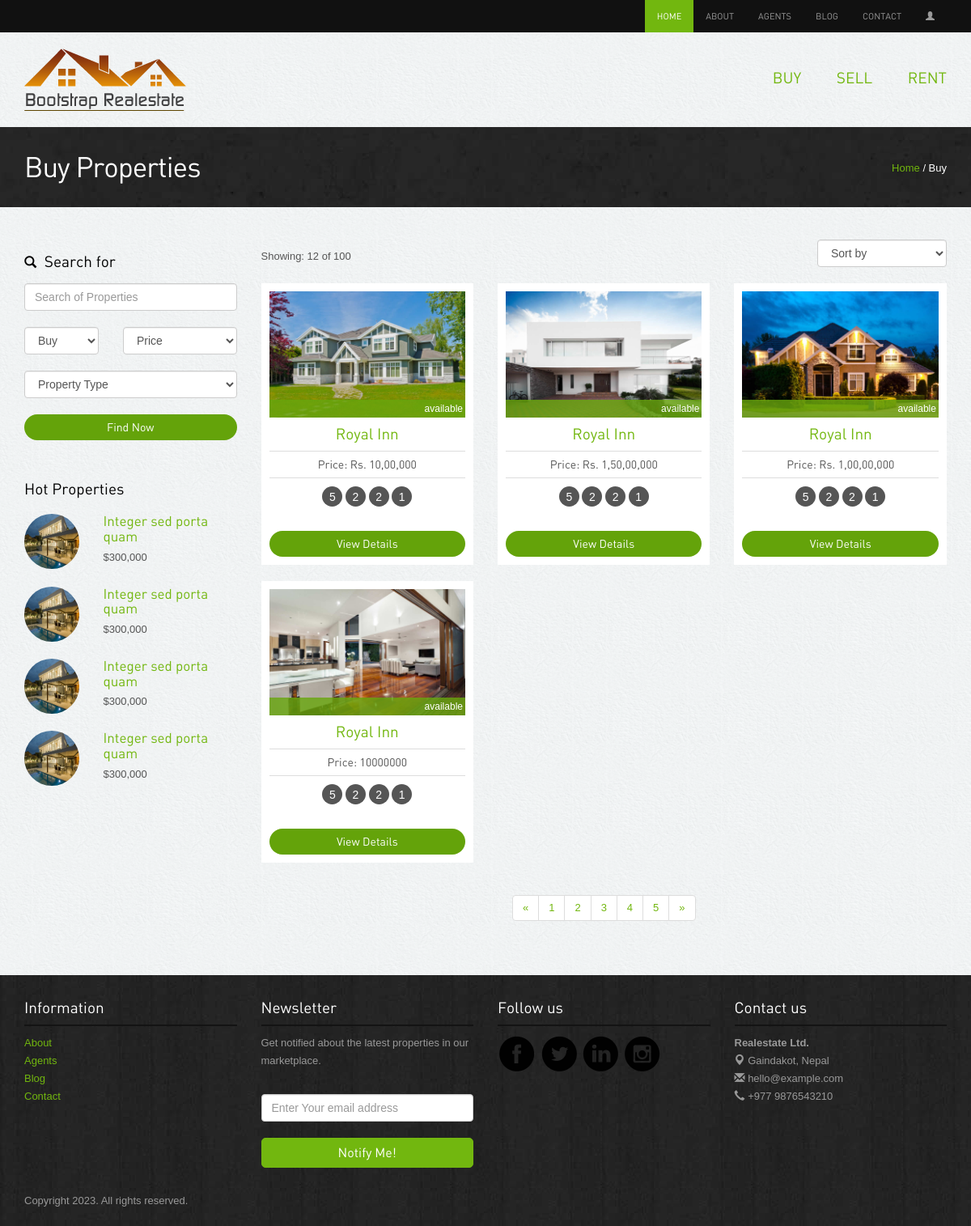
/buy/, run on the app's committed database.
### app/models.py (models this page shows, shortened)
class Property(models.Model):
    STATUS_CHOICES = [
        ("available", "Available"),
        ("rented", "Rented"),
        ("sold", "Sold"),
    ]
    TYPE_CHOICES = [
        ("house", "House"),
        ("land", "Land"),
        ("apartment", "Apartment"),
    ]
    property_type = models.CharField(
        max_length=100, choices=TYPE_CHOICES, default="select"
    )
    image=models.ImageField(blank=True, upload_to=image_validations)
    price = models.CharField(max_length=20, blank=True)
    city = models.CharField(max_length=50)
    district = models.CharField(max_length=200)
    zip_code = models.CharField(max_length=20)
    description = models.TextField()
    status = models.CharField(
        max_length=20, choices=STATUS_CHOICES, default="available"
    )

### app/views.py (the view)
# urls.py: path("buy/", views.buypage, name="buy"),
def buypage(request):
    properties = Property.objects.all()
    return render(request, "buy.html",{'properties': properties})

### templates/buy.html (shortened to what this page needs)
{% extends 'home.html' %}
{% load static %}
{% block content %}
<div class="inside-banner">
  <div class="container">
    <span class="pull-right"><a href="{% url 'home' %}">Home</a> / Buy</span>
    <h2>Buy Properties</h2>
  </div>
</div>
<div class="container">
  <div class="properties-listing spacer">
    <div class="row">
      <div class="col-lg-3 col-sm-4 ">
        <div class="search-form">
          <h4><span class="glyphicon glyphicon-search"></span> Search for</h4>
          <input type="text" class="form-control" placeholder="Search of Properties">
          <div class="row">
            <div class="col-lg-5">
              <select class="form-control">
                <option>Buy</option>
              </select>
            </div>
            <div class="col-lg-7">
              <select class="form-control">
                <option>Price</option>
              </select>
            </div>
          </div>
          <div class="row">
            <div class="col-lg-12">
              <select class="form-control">
                <option>Property Type</option>
              </select>
            </div>
          </div>
          <button class="btn btn-primary">Find Now</button>
        </div>
        <div class="hot-properties hidden-xs">
          <h4>Hot Properties</h4>
          <div class="row">
            <div class="col-lg-4 col-sm-5"><img src="{% static 'images/properties/1.jpg' %}"
                class="img-responsive img-circle" alt="properties"></div>
            <div class="col-lg-8 col-sm-7">
              <h5><a href="property-detail.php">Integer sed porta quam</a></h5>
              <p class="price">$300,000</p>
            </div>
          </div>
          <div class="row">
            <div class="col-lg-4 col-sm-5"><img src="{% static 'images/properties/1.jpg' %}"
                class="img-responsive img-circle" alt="properties"></div>
            <div class="col-lg-8 col-sm-7">
              <h5><a href="property-detail.php">Integer sed porta quam</a></h5>
              <p class="price">$300,000</p>
            </div>
          </div>
          <div class="row">
            <div class="col-lg-4 col-sm-5"><img src="{% static 'images/properties/1.jpg' %}"
                class="img-responsive img-circle" alt="properties"></div>
            <div class="col-lg-8 col-sm-7">
              <h5><a href="property-detail.php">Integer sed porta quam</a></h5>
              <p class="price">$300,000</p>
            </div>
          </div>
          <div class="row">
            <div class="col-lg-4 col-sm-5"><img src="{% static 'images/properties/1.jpg' %}"
                class="img-responsive img-circle" alt="properties"></div>
            <div class="col-lg-8 col-sm-7">
              <h5><a href="property-detail.php">Integer sed porta quam</a></h5>
              <p class="price">$300,000</p>
            </div>
          </div>
        </div>
      </div>
      <div class="col-lg-9 col-sm-8">
        <div class="sortby clearfix">
          <div class="pull-left result">Showing: 12 of 100 </div>
          <div class="pull-right">
            <select class="form-control">
              <option>Sort by</option>
            </select>
          </div>
        </div>
        <div class="row">
          {% for property in properties %}
          <div class="col-lg-4 col-sm-6">
            <div class="properties">
              <div class="image-holder"><img src="{{property.image.url}}" class="img-responsive" alt="properties">
                <div class="status sold">{{property.status}}</div>
              </div>
              <h4><a href="{% url 'property-details' %}">Royal Inn</a></h4>
              <p class="price">Price: {{property.price}}</p>
              <div class="listing-detail"><span data-toggle="tooltip" data-placement="bottom"
                  data-original-title="Bed Room">5</span> <span data-toggle="tooltip" data-placement="bottom"
                  data-original-title="Living Room">2</span> <span data-toggle="tooltip" data-placement="bottom"
                  data-original-title="Parking">2</span> <span data-toggle="tooltip" data-placement="bottom"
                  data-original-title="Kitchen">1</span> </div>
              <a class="btn btn-primary" href="{% url 'property-details' %}">View Details</a>
            </div>
          </div>
          {% endfor %}
        </div>
        <div class="center">
          <ul class="pagination">
            <li><a href="#">«</a></li>
            <li><a href="#">1</a></li>
            <li><a href="#">2</a></li>
            <li><a href="#">3</a></li>
            <li><a href="#">4</a></li>
            <li><a href="#">5</a></li>
            <li><a href="#">»</a></li>
          </ul>
        </div>
      </div>
    </div>
  </div>
</div>
{% endblock %}

### static/assets/style.css (style rules this page uses)
body { color:#555; font:normal 13px/22px Arial; background:url(../images/bgmain.png) #eee; }
h1,h2,h3,h4,h5 { font-weight:normal; font-family: din;margin: 0;padding: 0;color: #000 }
h2 { font-size: 35px; letter-spacing: -1px;margin-bottom: 20px; }
h4 { margin: 10px 0; font-size: 19px; }
h5 { margin: 0 0 5px 0; font-size: 17px; }
h4 span { margin-right: 5px; font-size: 15px; }
p { margin-bottom: 30px; }
a { color:#72b70f; text-decoration:none;outline: none; }
.spacer { margin-top: 40px;margin-bottom:40px; }
.center { text-align: center; }
select,input { outline: 0; margin-bottom: 20px; }
.btn { border-radius: 5px; font-family: din; outline: none; }
.btn-primary { background: #64a30a;border:none;width: 100%;border-radius: 20px; }
.properties-listing div.properties { padding: 10px; background-color: #fff;text-align: center; margin-bottom: 20px; }
.properties-listing div.properties .image-holder { position: relative; }
.properties-listing div.properties .status { position: absolute;bottom: 0;z-index: 100;display: block;width: 100%;color: #fff;padding:0 3px;text-align: right; font-size: 12px; }
.properties-listing div.properties p { margin-bottom: 10px; font-size: 14px;border-top: 1px solid #ddd;border-bottom: 1px solid #ddd;padding: 5px 0;font-family: din; }
.listing-detail { margin-bottom: 30px; }
.listing-detail span { color: #fff; width: 25px; height: 25px; background-color: #555;display: inline-block;border-radius:25px; text-align: center;line-height: 26px; font-size: 14px;cursor: crosshair; }
.status.sold { background:rgba(104,167,13,0.8); }
.inside-banner { background:url(../images/bginside.jpg) #222;color: #fff; padding: 30px 0; }
.inside-banner h2 { margin: 0; color: #fff; }
.inside-banner span { margin-top: 10px; }
.search-form { margin-bottom: 50px; }
.search-form h4 { margin: 17px 0; }
.hot-properties { margin-bottom: 50px; }
.hot-properties img { width: 68px; height: 68px; }
.hot-properties h4 { margin-bottom: 20px; }
.hot-properties .row { margin-bottom: 20px; }
.hot-properties .row p { margin-bottom: 5px; }
.sortby .result { margin-top: 10px; }

### data on the page
Property: image (picture), status "available", price "Rs. 10,00,000"
Property: image (picture), status "available", price "Rs. 1,50,00,000"
Property: image (picture), status "available", price "Rs. 1,00,00,000"
Property: image (picture), status "available", price "10000000"
